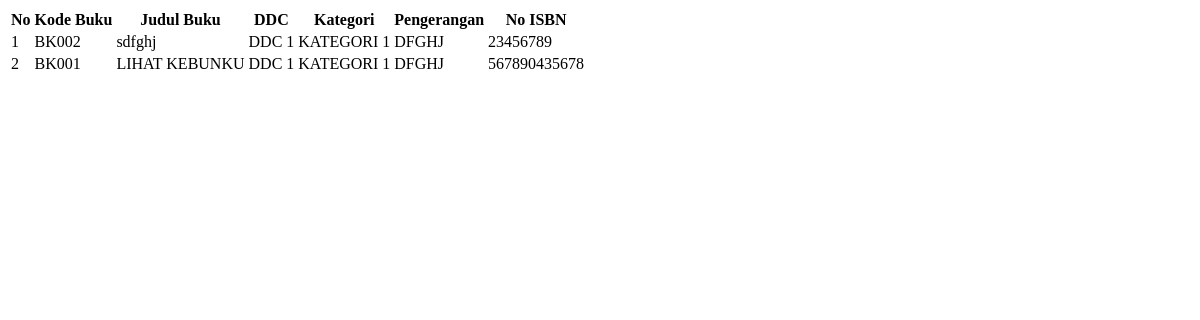
Screenshot of /admin/buku.php with the database file from the repository.
### tables this page shows
CREATE TABLE `tb_buku` (
  `kode_buku` varchar(35) NOT NULL,
  `isbn` varchar(100) NOT NULL,
  `judul_buku` varchar(100) NOT NULL,
  `ddc` varchar(35) NOT NULL,
  `kategori` varchar(35) NOT NULL,
  `format` varchar(35) NOT NULL,
  `pengarang` varchar(50) NOT NULL,
  `penerbit` varchar(35) NOT NULL,
  `tahun_terbit` varchar(5) NOT NULL,
  `edisi` varchar(10) NOT NULL,
  `stok` int(11) NOT NULL,
  `cover` varchar(50) NOT NULL,
  `view` int(11) NOT NULL,
  `tanggal_masuk` date NOT NULL
);

### admin/buku.php (the view, shortened to what this page needs)
	<link rel="stylesheet" type="text/css" href="css/iframe.css">
<div class="induk3">
		<div class="content1">
			<div class="isi-konten" id="table-buku">
				<table>
					<tr>
						<th>No</th>
						<th>Kode Buku</th>
						<th>Judul Buku</th>
						<th>DDC</th>
						<th>Kategori</th>
						<th>Pengerangan</th>
						<th>No ISBN</th>
					</tr>
					<?php
						$i=1;
						$sql_buku = mysql_query("SELECT * FROM tb_buku order by kode_buku desc");
						while ($data = mysql_fetch_array($sql_buku)) {
						?>
					<tr>
						<td><?php echo $i; ?></td>
						<td><?php echo $data['kode_buku']; ?></td>
						<td><?php echo $data['judul_buku']; ?></td>
						<td><?php echo $data['ddc']; ?></td>
						<td><?php echo $data['kategori']; ?></td>
						<td><?php echo $data['pengarang']; ?></td>
						<td><?php echo $data['isbn']; ?></td>
					</tr>
						<?php
						$i++;
						}
					?>
				</table>
			</div>
		</div>
	</div>

### rows the page displays
tb_buku: kode_buku "BK002", judul_buku "sdfghj", ddc "DDC 1", kategori "KATEGORI 1", pengarang "DFGHJ", isbn "23456789"
tb_buku: kode_buku "BK001", judul_buku "LIHAT KEBUNKU", ddc "DDC 1", kategori "KATEGORI 1", pengarang "DFGHJ", isbn "567890435678"
